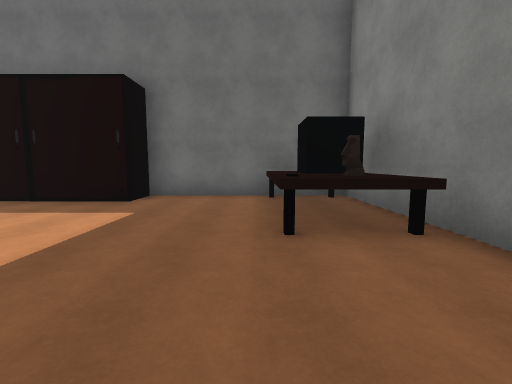
view 1 (above)

15 first-person views from a walk through a scene from a Unity 3-D project. The camera is 1.5 m above the floor, tilts 6° down and sees 90° across. The floor is counted in squares, 2 m on a side. Each view is taken from the middle of a square. On the plan, view 1 faces up. The plan holds only what a view shows up to about 9 squares ahead; the rest is blank. The place goes on beyond the plan. Door leaves are left out, so doorways stand open. Some surface patterns are stand-ins.

view 2
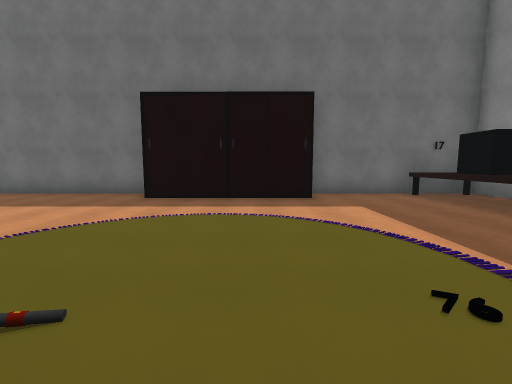

view 3
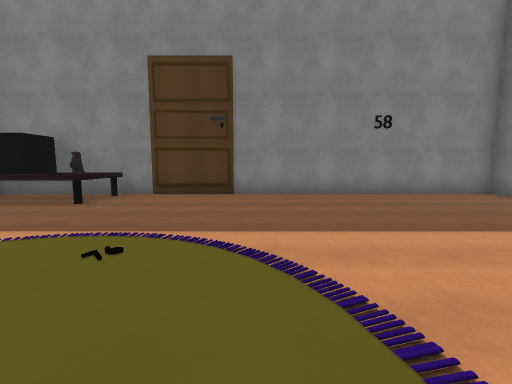

view 4
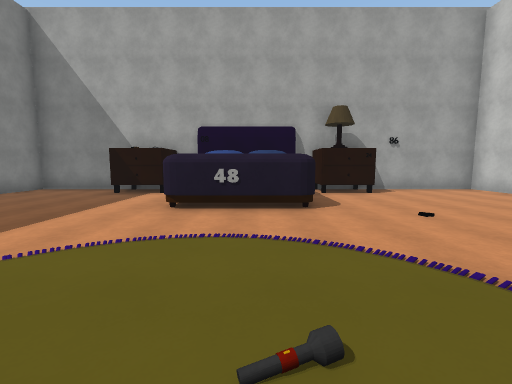

view 5
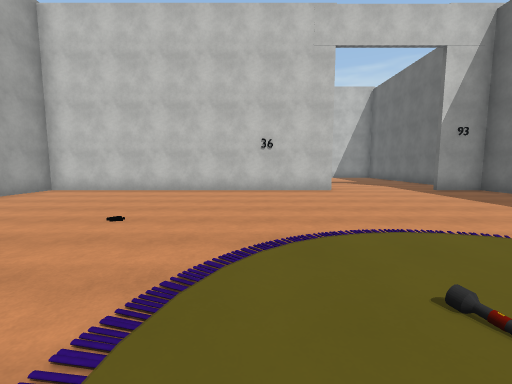

view 6
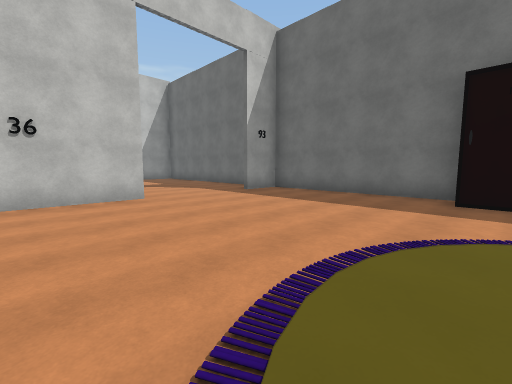

view 7
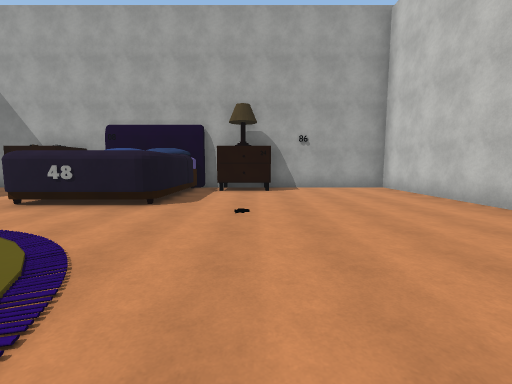

view 8
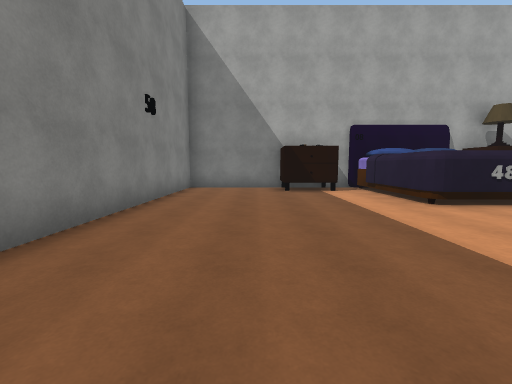

view 9
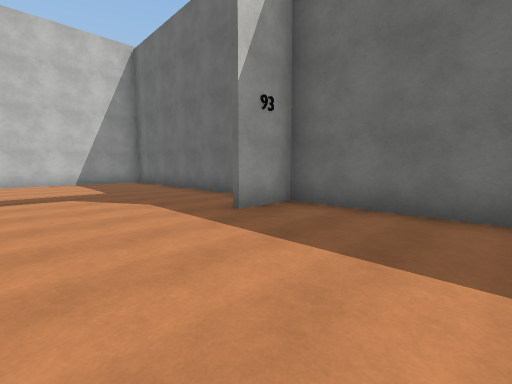

view 10
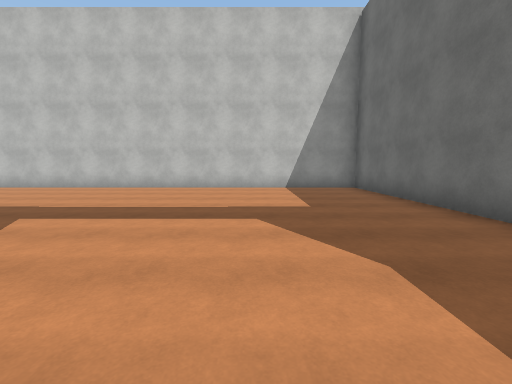

view 11
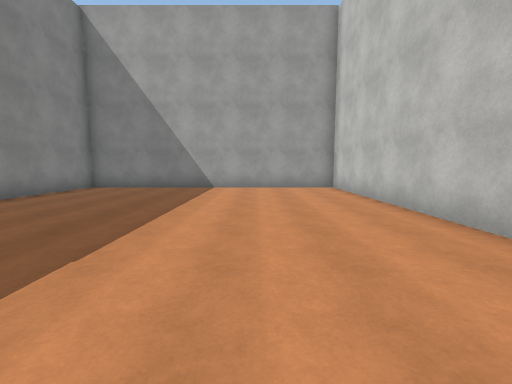

view 12
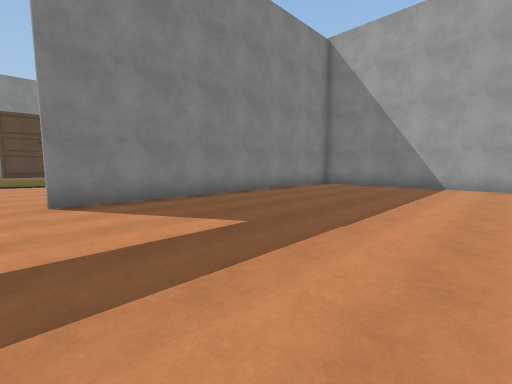

view 13
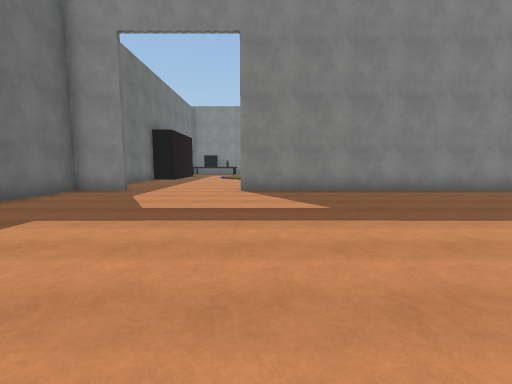

view 14
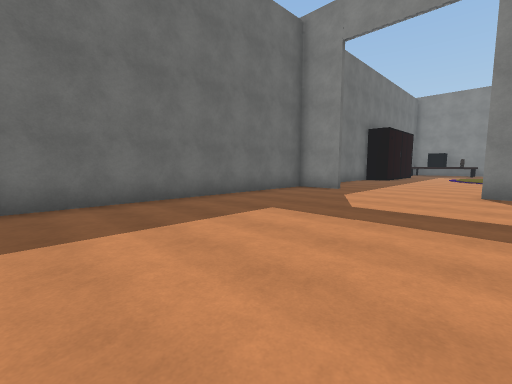

view 15
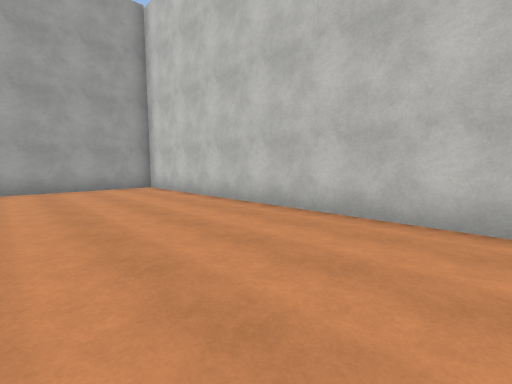

### Floor plan
Points are (right, up) in squares from view 1. A wall is a line through its corners. A room is listed if a view was taken in it or the views show most of it. See-through windows are left out.
Room 1 (views 1, 2, 3, 4, 5, 6, 7, 8, 9)
walls: (-5.9, -3.6) (-3.5, -3.6); (-3.2, -4) (-3.2, -7.6) (-2.4, -7.6); (0.3, 3.6) (0.3, 6.1); (2, 2.6) (1.4, 2.6); (-2.4, -6.4) (-0.8, -6.4) (-0.8, -7.6) (2.2, -7.6) (2.2, 6.3) (-2.5, 6.3); (-6.8, 6.3) (-12, 6.3); (1.9, 4.2) (0.8, 4.2) (0.8, 5.2); (-8.5, -6.4) (-6.9, -6.4); (-6.8, -7.6) (-6.2, -7.6) (-6.2, -4); (-12.3, 1.5) (-12.3, -7.8); (-12.3, 6.4) (-12.3, 4.9); (-11.9, -7.6) (-7, -7.6)
low walls: (-2.2, -7.6) (-1, -7.6)
ways out: opening at (-12, 3) to room 2; open door at (1, 5); open door at (3, -2)
objects: other object (-6, 6) to (-5, 6); other object (-4, 6) to (-3, 6); other object (1, 3)
Room 2 (views 10, 11, 12, 13, 14, 15)
walls: (-12.5, 4.8) (-12.5, 6.4); (-12, 6.3) (-20.6, 6.3) (-20.6, -7.6) (-11.9, -7.6); (-12.5, -7.8) (-12.5, 1.5)
ways out: opening at (-12, 3) to room 1

Positions as (right, up) in squares from view 1, and headings:
1: (0, 0), facing up
2: (-4, -1), facing up
3: (-5, -1), facing right
4: (-5, 1), facing down
5: (-4, -1), facing left
6: (-6, -1), facing up-left
7: (-8, 1), facing down
8: (0, 1), facing down
9: (-9, 2), facing up-left
10: (-12, 3), facing left
11: (-18, 1), facing down
12: (-18, 2), facing down-right
13: (-20, 1), facing right
14: (-20, 1), facing up-right
15: (-17, 1), facing down-left
